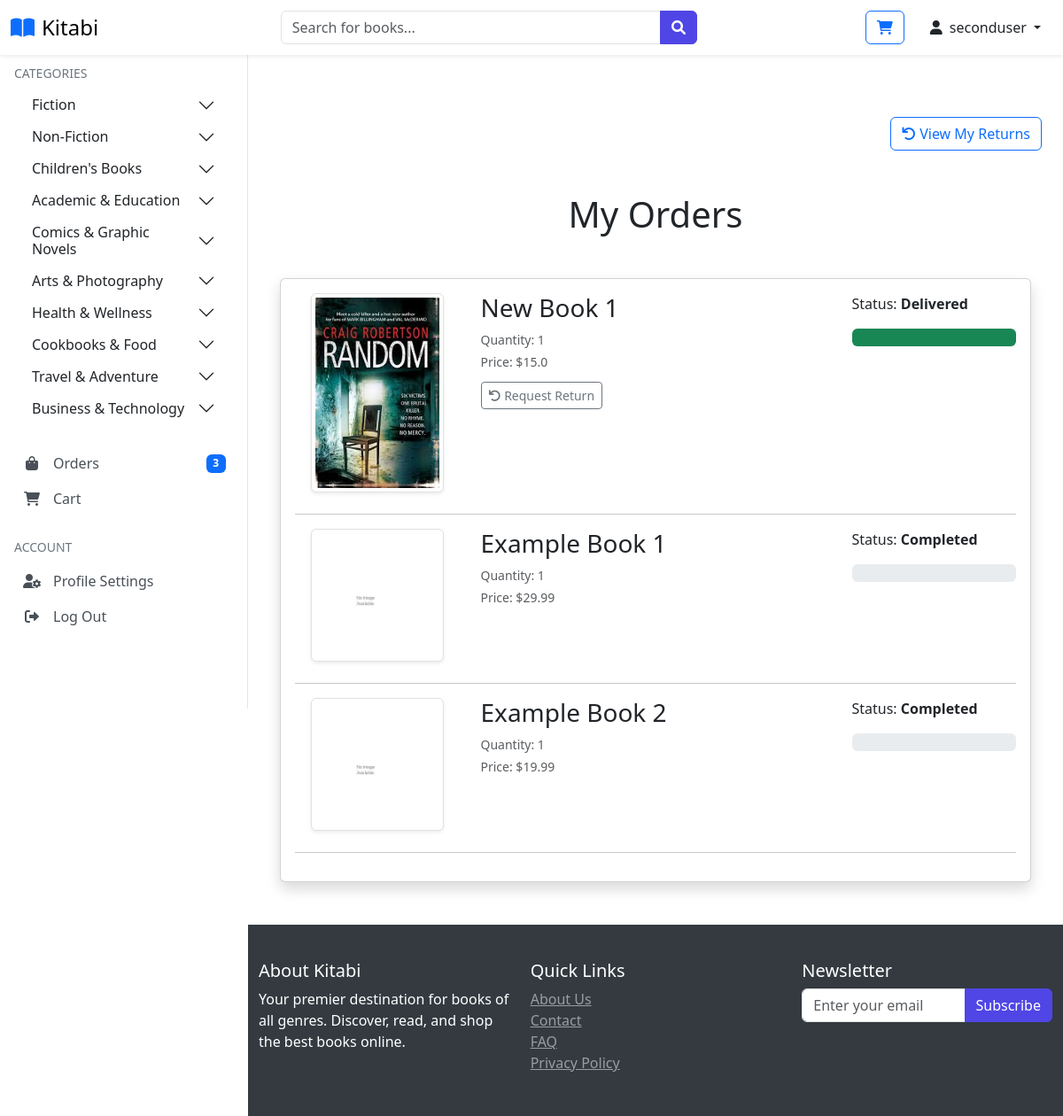
/orders (signed in), run on the app's committed database.
### website/models.py (models this page shows, shortened)
class Customer(db.Model, UserMixin):
    id = db.Column(db.Integer, primary_key=True)
    full_name = db.Column(db.String(100), nullable=False)
    email = db.Column(db.String(100), unique=True, nullable=False)
    username = db.Column(db.String(100), unique=True, nullable=False)
    password_hash = db.Column(db.String(200), nullable=False)
    date_joined = db.Column(db.DateTime(), default=datetime.utcnow)
    is_admin_val = db.Column(db.Boolean, default=False)
    last_login = db.Column(db.DateTime)
    status = db.Column(db.String(20), default='active')
    membership_tier_id = db.Column(db.Integer, db.ForeignKey('membership_tier.id'), default=1)  # Default to Normal
    points = db.Column(db.Integer, default=0)
    membership_tier = db.relationship('MembershipTier', backref='customers')
    cart_items = db.relationship('Cart', back_populates='customer', lazy=True)
    orders = db.relationship('Order', back_populates='customer', lazy=True)
    activity_logs = db.relationship('ActivityLog', back_populates='user', lazy=True)
    returns = db.relationship('Return', foreign_keys='Return.customer_link', back_populates='customer', lazy=True)
    roles = db.relationship(
        'Role',
        secondary=user_roles,
        back_populates='users',
        lazy='dynamic'
    )
    @property
    def password(self):
        raise AttributeError('Password is not a readable Attribute')
    @property
    def is_admin(self):
        return self.is_admin_val or any(
            role.name in ['Super Admin', 'Product Manager', 'Order Manager']
            for role in self.roles
        )

class Category(db.Model):
    id = db.Column(db.Integer, primary_key=True)
    name = db.Column(db.String(100), nullable=False, unique=True)
    products = db.relationship('Product', back_populates='category', lazy=True)
    subcategories = db.relationship('SubCategory', back_populates='category', lazy=True)

class Order(db.Model):
    id = db.Column(db.Integer, primary_key=True)
    quantity = db.Column(db.Integer, nullable=False)
    price = db.Column(db.Float, nullable=False)
    status = db.Column(db.String(100), nullable=False)
    payment_id = db.Column(db.String(1000), nullable=False)
    customer_link = db.Column(db.Integer, db.ForeignKey('customer.id'), nullable=False)
    product_link = db.Column(db.Integer, db.ForeignKey('product.id'), nullable=False)
    returns = db.relationship('Return', foreign_keys='Return.order_link', back_populates='order', lazy=True)
    delivery_fee = db.Column(db.Float, default=0.0)  # New field
    discount_applied = db.Column(db.Float, default=0.0)  # New field
    created_at = db.Column(db.DateTime, default=datetime.utcnow)  # New field
    customer = db.relationship('Customer', back_populates='orders')
    product = db.relationship('Product', back_populates='orders')

class Product(db.Model):
    id = db.Column(db.Integer, primary_key=True)
    product_name = db.Column(db.String(100), nullable=False)
    author = db.Column(db.String(100), nullable=False)
    rating = db.Column(db.Float, nullable=False)
    current_price = db.Column(db.Float, nullable=False)
    in_stock = db.Column(db.Integer, nullable=False)
    low_stock_threshold = db.Column(db.Integer, default=10)
    warehouse_location = db.Column(db.String(100), nullable=False, default='Main Warehouse')
    promotion_percentage = db.Column(db.Integer, default=0)
    discounted_price = db.Column(db.Float, nullable=True)
    product_picture = db.Column(db.String(1000), nullable=False)
    flash_sale = db.Column(db.Boolean, default=False)
    date_added = db.Column(db.DateTime, default=datetime.utcnow)
    category_id = db.Column(db.Integer, db.ForeignKey('category.id'), nullable=False)
    subcategory_id = db.Column(db.Integer, db.ForeignKey('sub_category.id'), nullable=False)
    last_stock_update = db.Column(db.DateTime, default=datetime.utcnow)
    returns = db.relationship('Return', foreign_keys='Return.product_link', back_populates='product', lazy=True)
    carts = db.relationship('Cart', back_populates='product', lazy=True)
    orders = db.relationship('Order', back_populates='product', lazy=True)
    stock_history = db.relationship('StockHistory', back_populates='product', lazy=True)
    category = db.relationship('Category', back_populates='products')
    subcategory = db.relationship('SubCategory', back_populates='products')

### website/views.py (the view)
@views.route('/orders')
@login_required
def order():
    orders = Order.query.filter_by(customer_link=current_user.id).all()
    return render_template('orders.html',
                         orders=orders,
                         categories=get_categories_dict())

### website/templates/orders.html (shortened to what this page needs)
{% extends 'base.html' %}
{% block body %}
<div class="container-fluid my-5">
    <div class="d-flex justify-content-end align-items-center mb-4">
        <a href="{{ url_for('views.my_returns') }}" class="btn btn-outline-primary">
            <i class="fas fa-undo"></i> View My Returns
        </a>
    </div>
    <div class="container my-5">
        <div class="row">
            {% if orders %}
            <h1 class="text-center mb-5">My Orders</h1>
            <div>
                <div class="card shadow">
                    <div class="card-body">
                    {% for item in orders %}
                    <div class="row mb-4">
                        <div class="col-md-3 text-center align-self-center">
                            <img src="{{ item.product.product_picture }}" alt="Product Image"
                                 class="img-fluid img-thumbnail shadow-sm"
                                 style="width: 100%; max-width: 150px; height: auto;">
                        </div>
                        <div class="col-md-6">
                            <h3>{{ item.product.product_name }}</h3>
                            <p class="mb-1 text-muted small">Quantity: {{ item.quantity }}</p>
                            <p class="mb-1 text-muted small">Price: ${{ item.price }}</p>
                            {% if item.status == 'Delivered' %}
                            <a href="{{ url_for('views.request_return', order_id=item.id) }}"
                               class="btn btn-sm btn-outline-secondary mt-2">
                                <i class="fas fa-undo"></i> Request Return
                            </a>
                            {% endif %}
                        </div>
                        <div class="col-md-3">
                            <p>Status: <strong>{{ item.status }}</strong></p>
                            <div class="progress" style="height: 20px;">
                                {% if item.status == 'Pending' %}
                                <div class="progress-bar bg-secondary" role="progressbar" style="width: 20%"></div>
                                {% elif item.status == 'Accepted' %}
                                <div class="progress-bar bg-info" role="progressbar" style="width: 40%"></div>
                                {% elif item.status == 'Out for delivery' %}
                                <div class="progress-bar bg-warning" role="progressbar" style="width: 70%"></div>
                                {% elif item.status == 'Delivered' %}
                                <div class="progress-bar bg-success" role="progressbar" style="width: 100%"></div>
                                {% elif item.status == 'Canceled' %}
                                <div class="progress-bar bg-danger" role="progressbar" style="width: 100%"></div>
                                {% endif %}
                            </div>
                        </div>
                    </div>
                    <hr>
                    {% endfor %}
                </div>
            </div>
        </div>
        {% endif %}
    </div>
</div>
{% endblock %}

### website/templates/base.html (shortened to what this page needs)
<!DOCTYPE html>
<html lang="en">
<head>
    <link rel="stylesheet" href="{{ url_for('static', filename='css/bootstrap.min.css') }}">
    <link rel="stylesheet" href="{{ url_for('static', filename='css/owl.carousel.min.css') }}">
    <link rel="stylesheet" href="{{ url_for('static', filename='css/style.css') }}">
    <link rel="stylesheet" href="https://cdnjs.cloudflare.com/ajax/libs/font-awesome/6.0.0/css/all.min.css">
</head>
<body class="{% if current_user.is_authenticated %}{% if current_user.is_admin %}admin-user{% else %}user{% endif %}{% else %}guest{% endif %}">
<nav class="navbar navbar-light bg-white fixed-top shadow-sm">
    <div class="container-fluid">
        <div class="d-flex align-items-center">
            <a class="navbar-brand d-flex align-items-center" href="/">
                <i class="fas fa-book-open text-primary me-2"></i>
                <span class="font-weight-bold">Kitabi</span>
            </a>
        </div>
        {% if not current_user.is_authenticated or not current_user.is_admin %}
            <form action="{{ url_for('views.search') }}" method="GET" class="d-none d-md-flex mx-auto" style="width: 40%;">
                <div class="input-group">
                    <input type="text"
                    class="form-control"
                    id="searchInput"
                    name="query"
                    placeholder="Search for books..."
                    autocomplete="off">
             <button class="btn btn-primary" type="submit">
                 <i class="fas fa-search"></i>
             </button>
         </div>
     </form>
        {% else %}
            <div class="mx-auto" style="width: 40%;"></div>
        {% endif %}
        <div class="d-flex align-items-center user-nav">
            {% if current_user.is_authenticated %}
                {% if not current_user.is_admin %}
                    <a href="/cart" class="btn btn-outline-primary me-3 position-relative">
                        <i class="fas fa-shopping-cart"></i>
                    </a>
                {% endif %}
                <div class="dropdown">
                    <button class="btn btn-link text-dark text-decoration-none dropdown-toggle" type="button" id="userDropdown" data-bs-toggle="dropdown" aria-expanded="false">
                        <i class="fas fa-user me-1"></i>
                        {{ current_user.username }}
                    </button>
                </div>
            {% else %}
                <a href="{{ url_for('auth.login') }}" class="btn btn-primary">
                    <i class="fas fa-sign-in-alt me-2"></i>Login
                </a>
            {% endif %}
        </div>
    </div>
</nav>
{% if current_user.is_authenticated and current_user.is_admin %}
    <div class="admin-sidebar">
        <div class="text-center mb-4">
            <i class="fas fa-user-shield fa-3x text-primary"></i>
            <h5 class="mt-2">Admin Panel</h5>
        </div>
        <div class="nav flex-column">
            <a class="admin-nav-item" href="{{ url_for('admin.admin_page') }}">
                <i class="fas fa-tachometer-alt"></i>Dashboard
            </a>
            {% if current_user.has_permission('manage_products') %}
            <a class="admin-nav-item" href="{{ url_for('admin.shop_items') }}">
                <i class="fas fa-tags"></i>Manage Products
            </a>
            {% endif %}
            {% if current_user.has_permission('manage_inventory') %}
            <a class="admin-nav-item" href="{{ url_for('admin.inventory_management') }}">
                <i class="fas fa-boxes"></i>Manage Inventory
            </a>
            {% endif %}
            {% if current_user.has_permission('manage_returns') %}
            <a class="admin-nav-item" href="{{ url_for('admin.returns_management') }}">
                <i class="fas fa-undo"></i>Manage Returns
            </a>
            {% endif %}
            {% if current_user.has_permission('manage_orders') %}
            <a class="admin-nav-item" href="{{ url_for('admin.order_view') }}">
                <i class="fas fa-shopping-cart"></i>Manage Orders
            </a>
            {% endif %}
            {% if current_user.has_permission('manage_users') %}
            <a class="admin-nav-item" href="{{ url_for('admin.manage_roles') }}">
                <i class="fas fa-user-cog"></i>Manage Roles
            </a>
            <a class="admin-nav-item" href="{{ url_for('admin.membership_tiers') }}">
                <i class="fas fa-crown"></i>Membership Tiers
            </a>
            {% endif %}
            {% if current_user.has_permission('view_reports') %}
            <a class="admin-nav-item" href="{{ url_for('admin.view_activity_logs') }}">
                <i class="fas fa-history"></i>Activity Logs
            </a>
            {% endif %}
        </div>
    </div>
{% elif current_user.is_authenticated and not current_user.is_admin %}
    <div class="sidebar">
        <div class="nav-section">
            <div class="nav-section-title">Categories</div>
            <div class="accordion" id="categoriesAccordion">
                {% for category, subcategories in categories.items() %}
                    <div class="accordion-item border-0">
                        <h2 class="accordion-header" id="heading{{ loop.index }}">
                            <button class="accordion-button collapsed py-2" type="button"
                                    data-bs-toggle="collapse"
                                    data-bs-target="#collapse{{ loop.index }}">
                                {{ category }}
                            </button>
                        </h2>
                        </div>
                    {% endfor %}
                </div>
            </div>
        <div class="nav-section">
            <a href="/orders" class="sidebar-nav-item">
                <i class="fas fa-shopping-bag"></i>Orders
                {% if current_user.orders|length > 0 %}
                    <span class="badge bg-primary ms-auto">{{ current_user.orders|length }}</span>
                {% endif %}
            </a>
            <a href="/cart" class="sidebar-nav-item">
                <i class="fas fa-shopping-cart"></i>Cart
            </a>
        </div>
        <div class="nav-section">
            <div class="nav-section-title">Account</div>
            <a href="/account/{{current_user.id}}" class="sidebar-nav-item">
                <i class="fas fa-user-cog"></i>Profile Settings
            </a>
            <a href="{{ url_for('auth.log_out') }}" class="sidebar-nav-item">
                <i class="fas fa-sign-out-alt"></i>Log Out
            </a>
        </div>
    </div>
{% endif %}
    <main class="main-content">
         <div class="container pt-2">
            {% block body %}{% endblock %}
        </div>
    </main>
    <footer>
         <div class="container pt-2">
            <div class="row">
                <div class="col-md-4">
                    <h5>About Kitabi</h5>
                    <p>Your premier destination for books of all genres. Discover, read, and shop the best books online.</p>
                </div>
                <div class="col-md-4">
                    <h5>Quick Links</h5>
                    <ul class="list-unstyled">
                        <li><a href="#" class="text-white-50">About Us</a></li>
                        <li><a href="#" class="text-white-50">Contact</a></li>
                        <li><a href="#" class="text-white-50">FAQ</a></li>
                    <li><a href="#" class="text-white-50">Privacy Policy</a></li>
                </ul>
            </div>
            <div class="col-md-4">
                <h5>Newsletter</h5>
                <form method="POST" enctype="multipart/form-data">
                    <div class="input-group">
                        <input type="email" class="form-control" placeholder="Enter your email">
                        <button class="btn btn-primary" type="submit">Subscribe</button>
                    </div>
                </form>
            </div>
        </div>
    </div>
</footer>
</body>
</html>

### data on the page
Customer: username "seconduser"
Category: name "Fiction"
Category: name "Non-Fiction"
Category: name "Children's Books"
Category: name "Academic & Education"
Category: name "Comics & Graphic Novels"
Category: name "Arts & Photography"
Category: name "Health & Wellness"
Category: name "Cookbooks & Food"
Category: name "Travel & Adventure"
Category: name "Business & Technology"
Order: product.product_picture (picture), product.product_name "New Book 1", quantity "1", price "15.0", status "Delivered"
Order: product.product_picture (placeholder picture), product.product_name "Example Book 1", quantity "1", price "29.99", status "Completed"
Order: product.product_picture (placeholder picture), product.product_name "Example Book 2", quantity "1", price "19.99", status "Completed"

### other printed values
{{ current_user.orders|length }} "3"
